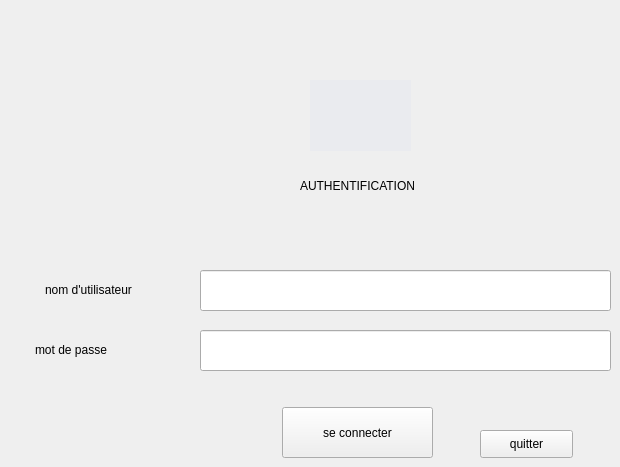
    <widget class="QWidget" name="page">
     <widget class="QLineEdit" name="lineEdit_username">
      <property name="geometry">
       <rect>
        <x>200</x>
        <y>270</y>
        <width>411</width>
        <height>41</height>
       </rect>
      </property>
     </widget>
     <widget class="QLineEdit" name="lineEdit_password">
      <property name="geometry">
       <rect>
        <x>200</x>
        <y>330</y>
        <width>411</width>
        <height>41</height>
       </rect>
      </property>
     </widget>
     <widget class="QLabel" name="label">
      <property name="geometry">
       <rect>
        <x>45</x>
        <y>280</y>
        <width>111</width>
        <height>20</height>
       </rect>
      </property>
      <property name="text">
       <string>nom d'utilisateur</string>
      </property>
     </widget>
     <widget class="QLabel" name="label_2">
      <property name="geometry">
       <rect>
        <x>35</x>
        <y>340</y>
        <width>91</width>
        <height>20</height>
       </rect>
      </property>
      <property name="text">
       <string>mot de passe</string>
      </property>
     </widget>
     <widget class="QPushButton" name="connecter">
      <property name="geometry">
       <rect>
        <x>282</x>
        <y>407</y>
        <width>151</width>
        <height>51</height>
       </rect>
      </property>
      <property name="text">
       <string>se connecter</string>
      </property>
     </widget>
     <widget class="QLabel" name="label_3">
      <property name="geometry">
       <rect>
        <x>300</x>
        <y>140</y>
        <width>181</width>
        <height>91</height>
       </rect>
      </property>
      <property name="text">
       <string>AUTHENTIFICATION</string>
      </property>
     </widget>
     <widget class="QLabel" name="label_10">
      <property name="geometry">
       <rect>
        <x>310</x>
        <y>80</y>
        <width>101</width>
        <height>71</height>
       </rect>
      </property>
      <property name="styleSheet">
       <string notr="true">background-color: rgb(234, 235, 239);</string>
      </property>
      <property name="text">
       <string/>
      </property>
      <property name="pixmap">
       <pixmap>../../Bureau/ACCOUNT.png</pixmap>
      </property>
      <property name="scaledContents">
       <bool>true</bool>
      </property>
     </widget>
     <widget class="QPushButton" name="quitter">
      <property name="geometry">
       <rect>
        <x>480</x>
        <y>430</y>
        <width>93</width>
        <height>28</height>
       </rect>
      </property>
      <property name="text">
       <string>quitter</string>
      </property>
     </widget>
    </widget>
